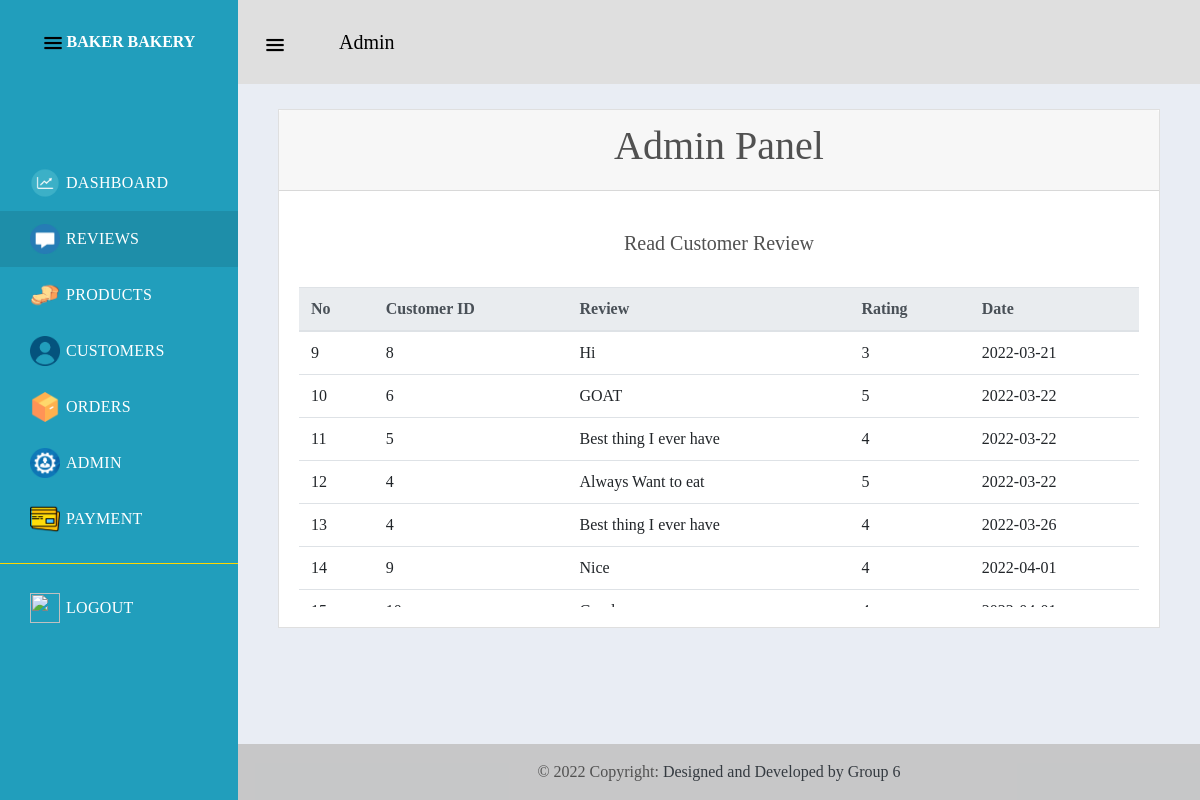
Page /admin_review.PHP on the committed database.
### tables this page shows
CREATE TABLE `review` (
  `rid` int(11) NOT NULL,
  `cid` int(11) NOT NULL,
  `comment` text NOT NULL,
  `rating` text NOT NULL,
  `date` date NOT NULL
);

### admin_review.PHP (the view, shortened to what this page needs)
<!DOCTYPE>
<html>
<head>
    <link rel="stylesheet" href="https://maxcdn.bootstrapcdn.com/bootstrap/4.4.1/css/bootstrap.min.css">
  <link rel="stylesheet" type="text/css" href="css files/admindashboard.css">
</head>
<body>
  <div class='dashboard'>
    <div class="dashboard-nav">
        <header><a href="#!" class="menu-toggle">
            <i>
            <img src="images/menu.png" style="width:20px; height: 20px;"></i>
                <span>BAKER BAKERY</span></a>
        </header>
        <nav class="dashboard-nav-list">
            <a href="admindashboard.php" class="dashboard-nav-item">
                <i><img src="images/dashboard.png" style="width:30px; height:30px"></i>
                DASHBOARD </a>
            <a href="admin_review.php" class="dashboard-nav-item active">
                <i><img src="images/review.png" style="width:30px; height:30px"></i>
                 REVIEWS </a>
            <a href="products.php" class="dashboard-nav-item">
                <i class="fas fa-cogs">
                    <img src="images/product.png" style="width:30px; height:30px">
                </i> PRODUCTS </a>
            <a href="customers.php" class="dashboard-nav-item"><i class="fas fa-user">
                <img src="images/customer.png" style="width:30px; height:30px">
            </i> CUSTOMERS </a>
            <a href="order.php" class="dashboard-nav-item"><i class="fas fa-user">
                <img src="images/order.png" style="width:30px; height:30px">
            </i> ORDERS </a>
            <a href="admin.php" class="dashboard-nav-item"><i class="fas fa-user">
                <img src="images/admin.png" style="width:30px; height:30px">
            </i> ADMIN </a>
            <a href="admin_payment.php" class="dashboard-nav-item"><i class="fas fa-user">
                <img src="images/payment.png" style="width:30px; height:30px">
            </i> PAYMENT </a>
            <div class="nav-item-divider"></div>
            <a href="index.php" class="dashboard-nav-item">
            <i>
                <img src="images/logout.png" style="width:30px; height:30px">
            </i> LOGOUT </a>
        </nav>
    </div>
    <div class='dashboard-app'>
        <header class='dashboard-toolbar'>
            <a href="#" class="menu-toggle">
            <img src="images/menu.png" style="width:20px; height: 20px;"> <span style="font-size: 20px; color: black; padding-left: 50px;">Admin</span>
            </a>
        </header>
        <div class='dashboard-content'>
            <div class='container'>
                <div class='card'>
                    <div class='card-header'>
                        <h1>Admin Panel</h1>
                    </div>
                    <div class='card-body'>
                        <div class="card-body text-center">
                    <h5 class="card-title m-b-0">Read Customer Review</h5>
                </div>
                <div class="table-responsive">
                    <table class="table">
                        <thead class="thead-light">
                            <tr>
                                <th scope="col">No</th>
                                <th scope="col">Customer ID</th>
                                <th scope="col">Review</th>
                                <th scope="col">Rating</th>
                                <th scope="col">Date</th>
                            </tr>
                        </thead>
                        <tbody class="customtable">
                        <?php
                            include "connection.php";
                            $viewquery = "SELECT * from review";
                            foreach ($dbconnection->query($viewquery) as $row){
                                $id = $row['rid'];
                                $cid = $row['cid'];
                                $rev = $row['comment'];
                                $rat = $row['rating'];
                                $da = $row['date'];
                                echo"<tr>";
                                echo"<td> $id </td>";
                                echo"<td> $cid </td>";
                                echo"<td> $rev </td>";
                                echo"<td> $rat </td>";
                                echo"<td> $da </td>";
                                echo" </tr>";
                            }
                        ?>
                        </tbody>
                    </table>
                </div>
                    </div>
                </div>
            </div>
        </div>
        <footer class="bg-light text-center text-lg-start">
            <div class="text-center p-3" style="background-color: rgba(0, 0, 0, 0.2);">
              © 2022 Copyright:
              <a class="text-dark" href="https://mdbootstrap.com/">Designed and Developed by Group 6</a>
            </div>
        </footer>
    </div>
</div>
</body>
</html>

### css files/admindashboard.css (style rules this page uses)
body { margin: 0; font-family: "Times New Roman", Times, serif; font-size: 1rem; font-weight: 400; line-height: 1.5; color: #515151; text-align: left; background-color: #e9edf4; }
.card { position: relative; display: -webkit-box; display: -webkit-flex; display: -ms-flexbox; display: flex; -webkit-box-orient: vertical; -webkit-box-direction: normal; -webkit-flex-direction: column; -ms-flex-direction: column; flex-direction: column; min-width: 0; word-wrap: break-word; background-color: #fff; background-clip: border-box; border: 1px solid rgba(0, 0, 0, 0.125); border-radius: 0; }
.card-body { -webkit-box-flex: 1; -webkit-flex: 1 1 auto; -ms-flex: 1 1 auto; flex: 1 1 auto; padding: 1.25rem; }
.card-header { padding: 0.75rem 1.25rem; margin-bottom: 0; background-color: rgba(0, 0, 0, 0.03); border-bottom: 1px solid rgba(0, 0, 0, 0.125); text-align: center; }
.dashboard { display: -webkit-box; display: -webkit-flex; display: -ms-flexbox; display: flex; min-height: 100vh; }
.dashboard-app { display: -webkit-box; display: -webkit-flex; display: -ms-flexbox; display: flex; -webkit-box-orient: vertical; -webkit-box-direction: normal; -webkit-flex-direction: column; -ms-flex-direction: column; flex-direction: column; -webkit-box-flex: 2; -webkit-flex-grow: 2; -ms-flex-positive: 2; flex-grow: 2; margin-top: 84px; }
.dashboard-content { -webkit-box-flex: 2; -webkit-flex-grow: 2; -ms-flex-positive: 2; flex-grow: 2; padding: 25px; }
.dashboard-nav { min-width: 238px; position: fixed; left: 0; top: 0; bottom: 0; overflow: auto; background-color: #219ebc !important; }
.dashboard-nav header { min-height: 84px; padding: 8px 27px; display: -webkit-box; display: -webkit-flex; display: -ms-flexbox; display: flex; -webkit-box-pack: center; -webkit-justify-content: center; -ms-flex-pack: center; justify-content: center; -webkit-box-align: center; -webkit-align-items: center; -ms-flex-align: center; align-items: center; }
.dashboard-nav span { color: white; font-weight: bold; }
.dashboard-nav a { color: #515151; }
.dashboard-nav { background-color: #443ea2; }
.dashboard-nav a { color: #fff; }
.dashboard-nav-list { padding-top: 30%; display: -webkit-box; display: -webkit-flex; display: -ms-flexbox; display: flex; -webkit-box-orient: vertical; -webkit-box-direction: normal; -webkit-flex-direction: column; -ms-flex-direction: column; flex-direction: column; }
.dashboard-nav-item { min-height: 56px; padding: 8px 20px 8px 70px; display: -webkit-box; display: -webkit-flex; display: -ms-flexbox; display: flex; -webkit-box-align: center; -webkit-align-items: center; -ms-flex-align: center; align-items: center; letter-spacing: 0.02em; transition: ease-out 0.5s; }
.dashboard-nav-item i { width: 36px; font-size: 19px; margin-left: -40px; }
.active { background: rgba(0, 0, 0, 0.1); }
.dashboard-toolbar { min-height: 84px; background-color: #dfdfdf; display: -webkit-box; display: -webkit-flex; display: -ms-flexbox; display: flex; -webkit-box-align: center; -webkit-align-items: center; -ms-flex-align: center; align-items: center; padding: 8px 27px; position: fixed; top: 0; right: 0; left: 0; z-index: 1000; }
.nav-item-divider { height: 1px; margin: 1rem 0; overflow: hidden; background-color: gold; }
.dashboard-toolbar a { text-decoration: none; }
@media (min-width: 992px) { .dashboard-app { margin-left: 238px; } }
@media (min-width: 992px) { .dashboard-toolbar { left: 238px; } }
.table-responsive { height: 320px !important; }
.thead-light { background-color: rgba(0, 0, 0, 0.03); }

### rows in the picture
review: rid "9", cid "8", comment "Hi", rating "3", date "2022-03-21"
review: rid "10", cid "6", comment "GOAT", rating "5", date "2022-03-22"
review: rid "11", cid "5", comment "Best thing I ever have", rating "4", date "2022-03-22"
review: rid "12", cid "4", comment "Always Want to eat", rating "5", date "2022-03-22"
review: rid "13", cid "4", comment "Best thing I ever have", rating "4", date "2022-03-26"
review: rid "14", cid "9", comment "Nice", rating "4", date "2022-04-01"
